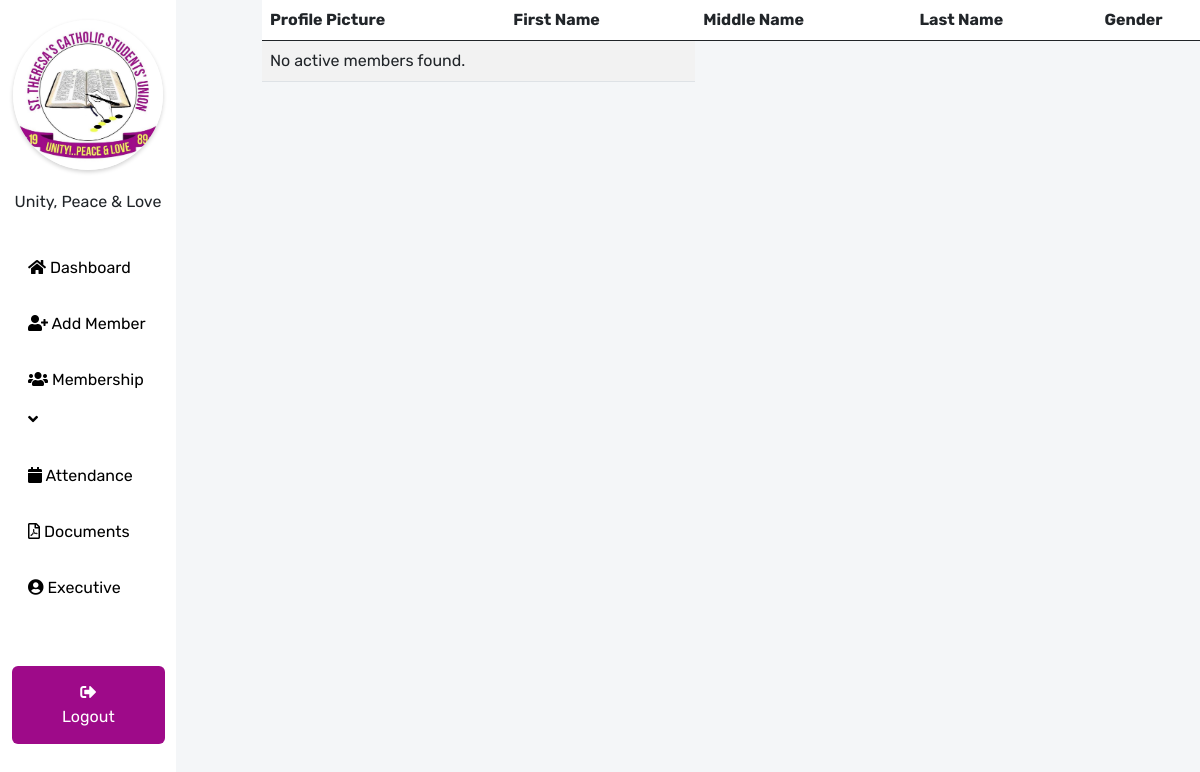
Page /affiliate_members on the earlier database version.
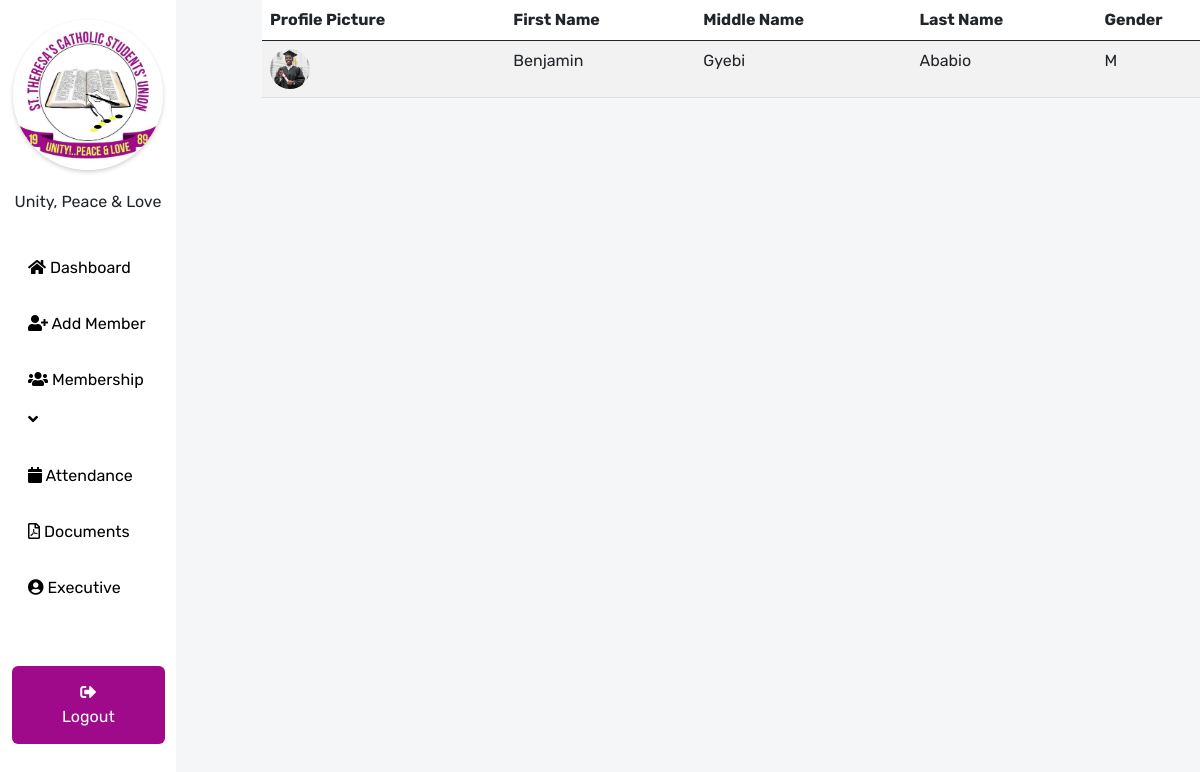
Same page on the later database version.
### login_app/models.py (models this page shows, shortened)
class Member(models.Model):
    GENDER_CHOICES = [
        ('M', 'Male'),
        ('F', 'Female'),
        ('O', 'Other'),
    ]
    STATUS_CHOICES = [
        ('Active', 'Active Member'),
        ('Affiliate', 'Affiliate Member'),
        ('Patron', 'Patron/Patronessess'),
    ]
    first_name = models.CharField(max_length=255)
    middle_name = models.CharField(max_length=255)
    surname = models.CharField(max_length=255)
    gender = models.CharField(max_length=1, choices=GENDER_CHOICES)
    contact_number = models.PositiveIntegerField()
    house_number = models.CharField(max_length=255)
    hometown = models.CharField(max_length=255)
    email = models.EmailField()
    date_of_birth = models.DateField()
    profile_image = models.ImageField(upload_to='profile_images')
    previous_school = models.CharField(max_length=255)
    current_school = models.CharField(max_length=255)
    occupation = models.CharField(max_length=255)
    course = models.CharField(max_length=255)
    level = models.CharField(max_length=255)
    field = models.CharField(max_length=255)
    date_of_joining = models.DateField()
    status = models.CharField(max_length=255, choices=STATUS_CHOICES)

### login_app/views.py (the view)
# urls.py: path('affiliate_members', views.affiliate_members, name='affiliate_members'),
def affiliate_members(request):
    affiliate_members = Member.objects.filter(status='Affiliate')
    return render(request, 'affiliate_members.html', {'affiliate_members': affiliate_members})

### login_app/templates/affiliate_members.html (shortened to what this page needs)
<!DOCTYPE html>
<html lang="en">
<head>
    <link rel="stylesheet" href="https://cdnjs.cloudflare.com/ajax/libs/font-awesome/5.15.3/css/all.min.css" />
    <link href="https://cdn.jsdelivr.net/npm/bootstrap@5.0.2/dist/css/bootstrap.min.css" rel="stylesheet"
 />
</head>
<body>
    <div class="overflow-hidden">
        <div class="row">
            <div class="col-md-2 mm">{% include 'sidebar.html' %}</div>
            <div class="col-md-10 active_member">
                <div class="container">
                    <table class="table table-striped">
                        <thead>
                            <tr>
                                <th>Profile Picture</th>
                                <th>First Name</th>
                                <th>Middle Name</th>
                                <th>Last Name</th>
                                <th>Gender</th>
                            </tr>
                        </thead>
                        <tbody>
                            {% for member in affiliate_members %}
                            <tr>
                                <td>
                                    <div class="imagesss" style="background-image:url({{member.profile_image.url}})">
                                    </div>
                                </td>
                                <td>{{ member.first_name }}</td>
                                <td>{{member.middle_name}}</td>
                                <td>{{ member.surname }}</td>
                                <td>{{member.gender}}</td>
                            </tr>
                            {% empty %}
                            <tr>
                                <td colspan="2">No active members found.</td>
                            </tr>
                            {% endfor %}
                        </tbody>
                    </table>
                </div>
            </div>
        </div>
    </div>
</body>
</html>

Differences in the rows shown:
added Member: profile_image (picture), first_name "Benjamin", middle_name "Gyebi", surname "Ababio", gender "M"
Other differences:
text no longer shown: "No active members found."
